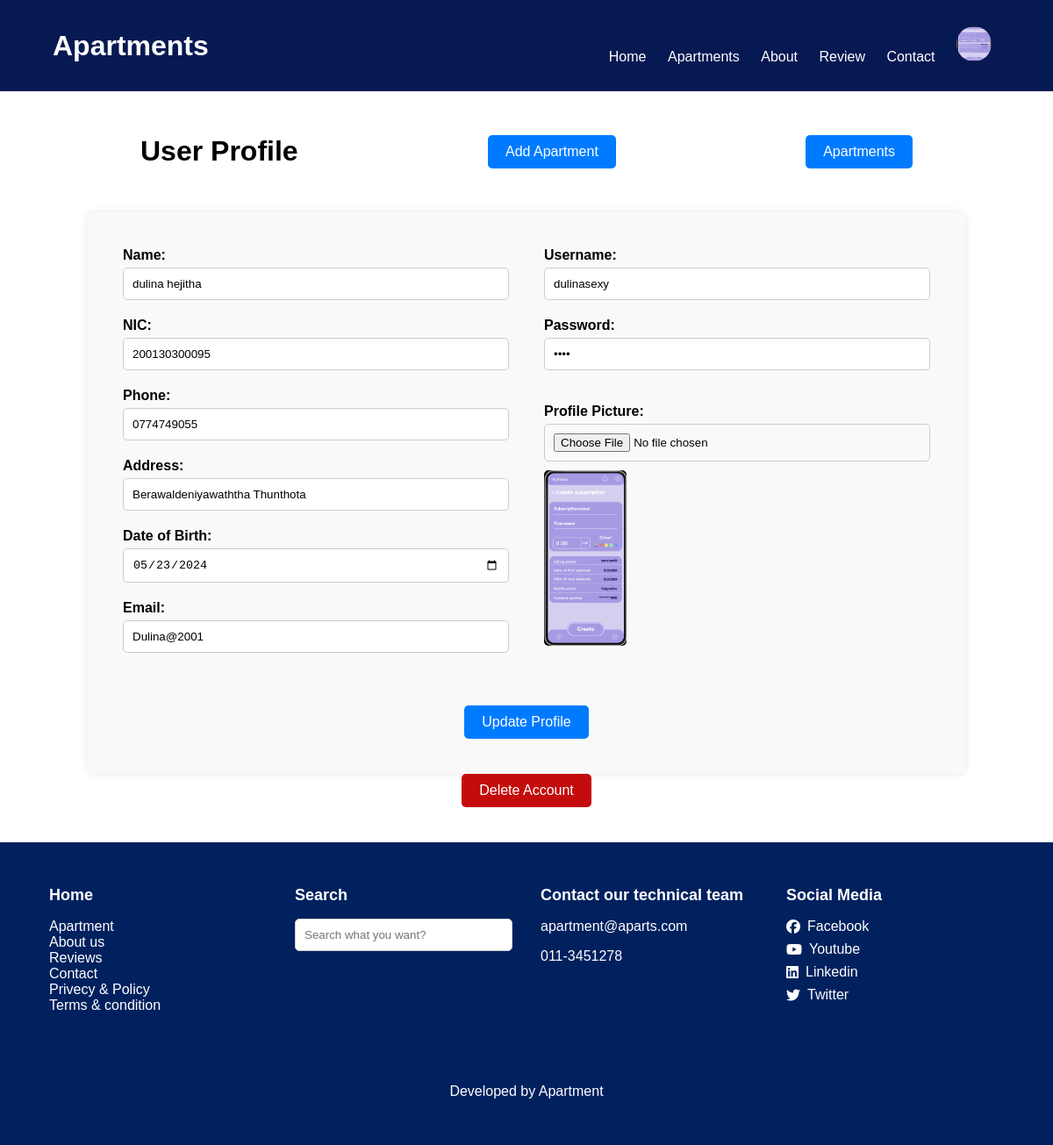
/user_profile.php (signed in), run on the app's committed database.
### tables this page shows
CREATE TABLE `users` (
  `id` int(11) NOT NULL,
  `name` varchar(100) NOT NULL,
  `nic` varchar(15) NOT NULL,
  `phone` varchar(20) NOT NULL,
  `address` varchar(255) NOT NULL,
  `dob` date NOT NULL,
  `email` varchar(100) NOT NULL,
  `username` varchar(50) NOT NULL,
  `password` varchar(255) NOT NULL,
  `role` enum('buyer','seller') NOT NULL,
  `profile_image` varchar(255) DEFAULT NULL,
  `created_at` timestamp NOT NULL DEFAULT current_timestamp()
);

### user_profile.php (the view, shortened to what this page needs)
<?php
include 'connect.php';
include 'header.php';
$u = $_SESSION['user'];
$sql = "SELECT * FROM users WHERE id = {$u['id']}";
$result = $connect->query($sql);
if ($result->num_rows > 0) {
    $row = $result->fetch_assoc();
    $user['id'] = $row['id'];
    $user['name'] = $row['name'];
    $user['nic'] = $row['nic'];
    $user['phone'] = $row['phone'];
    $user['address'] = $row['address'];
    $user['dob'] = $row['dob'];
    $user['email'] = $row['email'];
    $user['username'] = $row['username'];
    $user['password'] = $row['password'];
    $user['profile_image'] = $row['profile_image'];
} else {
    echo "No user found!";
}
?>
<!DOCTYPE html>
<html lang="en">
<head>
</head>
<body>
    <div class="main-container">
    <div class="top">
    <h1>User Profile</h1>
    <button class="update-btn" onclick="window.location.href='add_apartment.php'">Add Apartment</button>
    <button class="update-btn" onclick="window.location.href='seller_apartments.php'">Apartments</button>
    </div>
    <form class="form" method="POST" action="user_profile_update.php" enctype="multipart/form-data">
        <div class="main-section">
            <div class="section1">
        <div>
            <label for="name">Name:</label>
            <input type="text" id="name" name="name" value="<?php echo $user['name']; ?>" required>
        </div>
        <div>
            <label for="nic">NIC:</label>
            <input type="text" id="nic" name="nic" value="<?php echo $user['nic']; ?>" required>
        </div>
        <div>
            <label for="phone">Phone:</label>
            <input type="text" id="phone" name="phone" value="<?php echo $user['phone']; ?>" required>
        </div>
        <div>
            <label for="address">Address:</label>
            <input type="text" id="address" name="address" value="<?php echo $user['address']; ?>" required>
        </div>
        <div>
            <label for="dob">Date of Birth:</label>
            <input type="date" id="dob" name="dob" value="<?php echo $user['dob']; ?>" required>
        </div>
        <div>
            <label for="email">Email:</label>
            <input type="email" id="email" name="email" value="<?php echo $user['email']; ?>" required>
        </div>
        </div>
<div class="section1">
        <div>
            <label for="username">Username:</label>
            <input type="text" id="username" name="username" value="<?php echo $user['username']; ?>" required>
        </div>
        <div>
            <label for="password">Password:</label>
            <input type="password" id="password" name="password" value="<?php echo $user['password']; ?>" required>
        </div>
        <div>
            <label for="profile_image">Profile Picture:</label>
            <input type="file" id="profile_image" name="profile_image" accept="image/*">
            <?php if (isset($user['profile_image']) && !empty($user['profile_image'])): ?>
                <img id="imagePreview" src="profile_img/<?php echo $user['profile_image']; ?>" alt="Profile Image"
                    style="max-width: 200px; max-height: 200px;">
            <?php else: ?>
                <img id="imagePreview" src="" alt="Profile Image"
                    style="max-width: 200px; max-height: 200px; display: none;">
            <?php endif; ?>
        </div>
        </div>
</div>
        <div class="form-button">
        <input class="update-btn" type="submit" value="Update Profile">
    </div>
    </form>
    <div class="form-button">
    <form method="POST" action="delete_user.php">
        <input class="delete-btn" type="submit" value="Delete Account">
    </form>
</div>
</div>
</body>
<?php
include 'footer.php';?>
</html>

### header.php (style rules this page uses)
body { margin: 0; font-family: Arial, sans-serif; }
h1 { margin: 0; }

### user_profile.php (style rules this page uses)
.main-container { display: flex; justify-content: center; flex-direction: column; }
.form { width: 80%; margin: 0 auto; padding: 20px; background-color: #f9f9f9; border-radius: 8px; box-shadow: 0 0 10px rgba(0, 0, 0, 0.1); }
div { margin-bottom: 20px; }
label { display: block; font-weight: bold; margin-bottom: 5px; }
input[type="text"], input[type="email"], input[type="password"], input[type="date"], input[type="file"] { width: 100%; padding: 10px; border-radius: 5px; border: 1px solid #ccc; box-sizing: border-box; }
.update-btn { background-color: #007bff; color: #fff; padding: 10px 20px; border: none; border-radius: 5px; cursor: pointer; font-size: 16px; }
.delete-btn { background-color: #C40C0C; color: #fff; padding: 10px 20px; border: none; border-radius: 5px; cursor: pointer; font-size: 16px; }
#imagePreview { max-width: 200px; max-height: 200px; border-radius: 5px; margin-top: 10px; }
.main-section { display: flex; justify-content: center; }
.section1 { width:50%; margin: 20px; }
.form-button { display: flex; justify-content: center; }
.top { display: flex; justify-content: space-between; margin: 50px 160px; }

### data on the page
users: name "dulina hejitha", nic "200130300095", phone "0774749055", address "Berawaldeniyawaththa Thunthota", dob "05/23/2024", email "Dulina@2001", username "dulinasexy", profile_image (picture)
